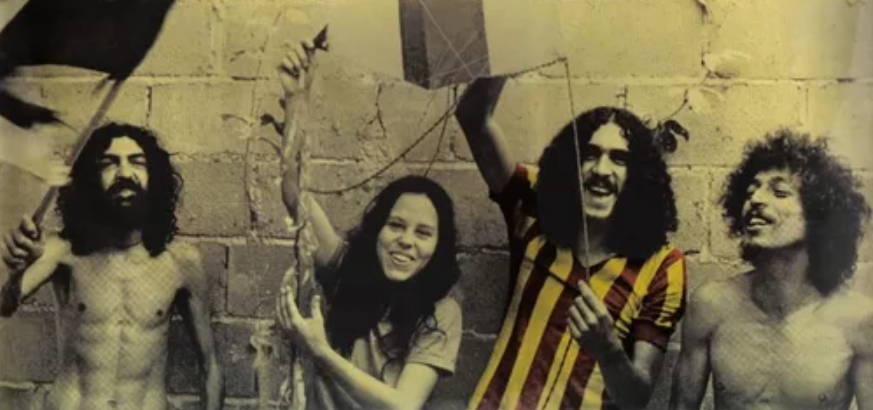
#> input picture Tarefa 2/novos.png, 873 x 410 px
$ python 04.py
#> lines starting #> are read from the running program, lines starting #| are printed output that depends on the picture; after the words box and inside, x2 and y2 are one past the last pixel; in counts of white or black regions, pixels touching at a corner belong together
import numpy as np
import cv2
import os

obj_img = cv2.imread("novos.png")
#> obj_img is the input picture: shape (410, 873, 3); mean B, G, R 73.4, 102.2, 111.2

x = 550
y = 100

altura = 130
largura = 110

for i in range(y, y+altura):
    for j in range(x, x+largura):
        obj_img.itemset((i,j,0), 0)
        obj_img.itemset((i,j,1), 0)
        obj_img.itemset((i,j,2), 0)
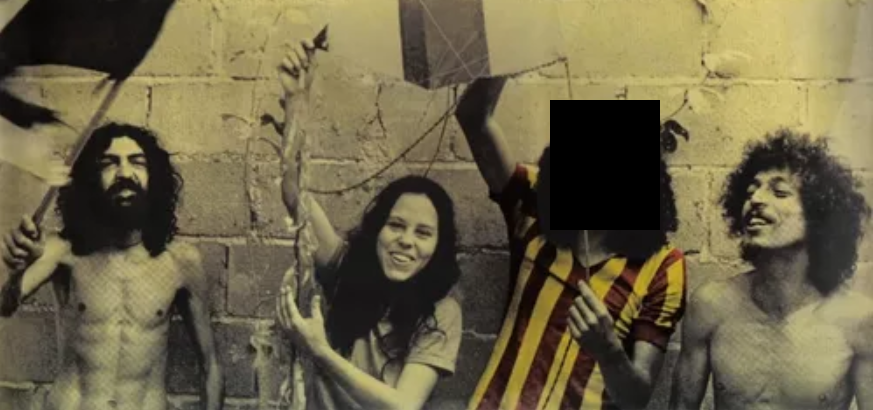
#> obj_img: shape (410, 873, 3); 4% of pixels changed, all inside (x1, y1, x2, y2) = (550, 100, 660, 230)

cv2.imwrite("novos_sem_moreira.png", obj_img)
